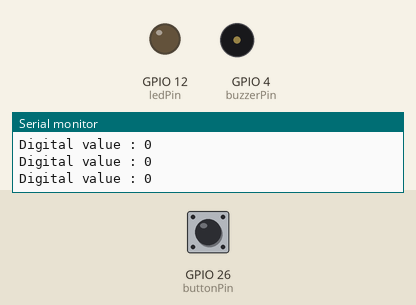
A sketch run on a simulated ESP32. Shown: output pins drawn as LEDs (lit = HIGH), buzzer (waves = sounding, pin HIGH), the last lines printed to the serial monitor. The test bench sets the inputs (shaded band); at power-on: GPIO 26 (buttonPin) HIGH.

Above: at 1.8 s.
1.9 s: GPIO 26 (buttonPin) pulled LOW for 0.6 s
At 2.4 s:
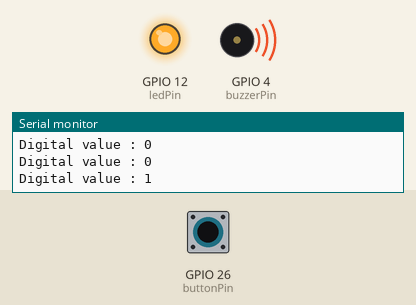
4.0 s: GPIO 26 (buttonPin) pulled LOW for 3.2 s
At 7.9 s:
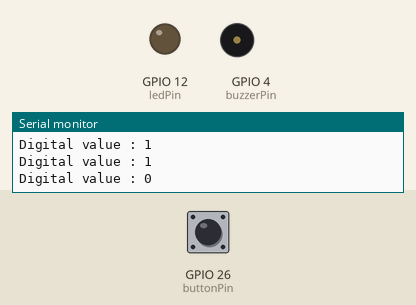
Timing chart, 0 to 9.4 s (numbered marks = the images above; inputs shaded):
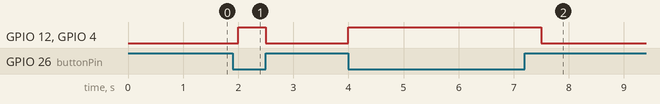

Measured:
- after the input at 1.9 s, GPIO 12 (ledPin), GPIO 4 (buzzerPin): LOW → HIGH after 0.10 s, → LOW 0.50 s later
- after the input at 4.0 s, GPIO 12 (ledPin), GPIO 4 (buzzerPin): LOW → HIGH at once, → LOW 3.5 s later

The sketch:

Led_Buzzer_Button.ino
```cpp
int buzzerPin = 4;
int buttonPin = 26;
int ledPin = 12;


void setup()
{
  pinMode(buzzerPin, OUTPUT);
  pinMode(ledPin, OUTPUT);
  pinMode(buttonPin, INPUT);
  Serial.begin(9600);
}


void loop()
{
  int buttonState = digitalRead(buttonPin);

  // Jika tombol ditekan (LOW karena pull-up)
  if (buttonState == LOW)
  {
    digitalWrite(ledPin, HIGH);  // Nyalakan LED
    digitalWrite(buzzerPin, HIGH); // Nyalakan buzzer
    Serial.println("Digital value : 1");
  }
  else
  {
    digitalWrite(ledPin, LOW);   // Matikan LED
    digitalWrite(buzzerPin, LOW); // Matikan buzzer
    Serial.println("Digital value : 0");
  }

  delay(500);
}
```
